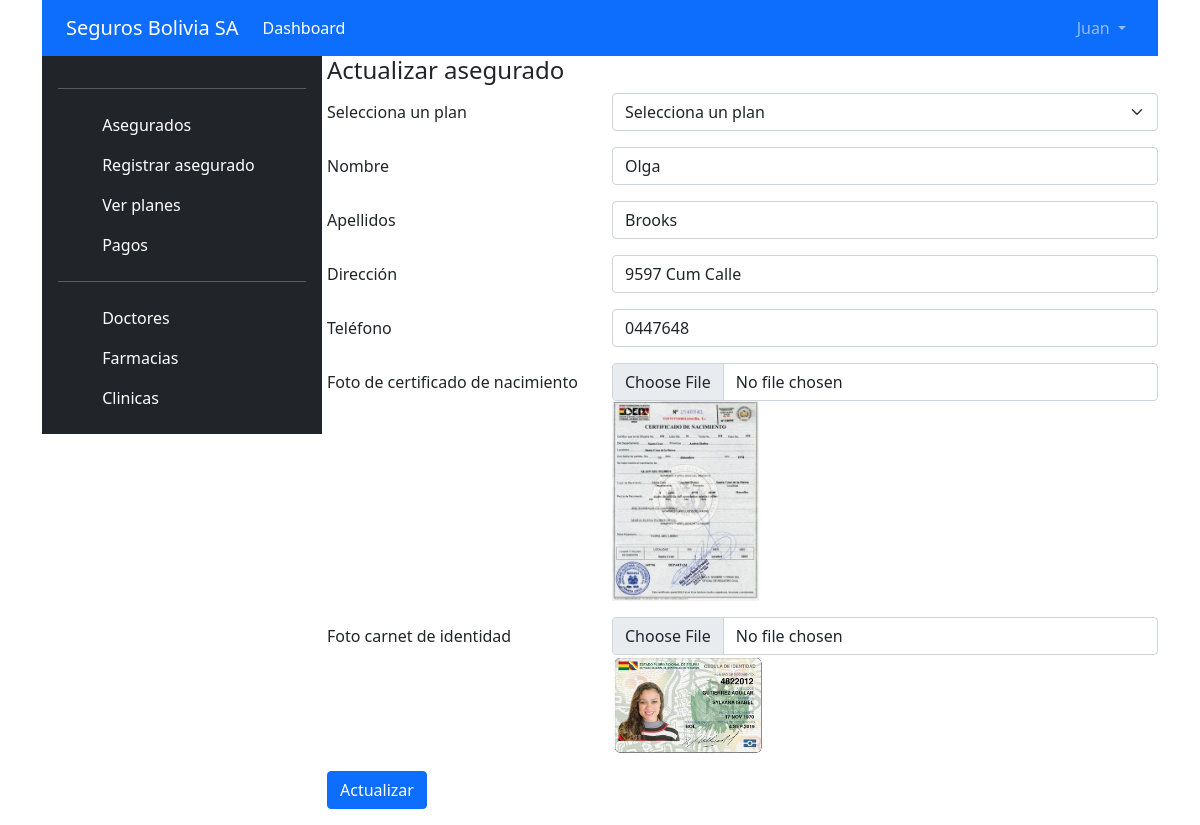
The app's page /asegurados/editar/1 (signed in) with its own data.
### tables this page shows
CREATE TABLE `usuarios` (
  `id` int(11) NOT NULL,
  `nombre` varchar(50) NOT NULL,
  `apellidos` varchar(80) NOT NULL,
  `cargo` varchar(45) NOT NULL,
  `usuario` varchar(50) NOT NULL,
  `password` varchar(70) NOT NULL,
  `rol` varchar(20) NOT NULL,
  `url_imagen` varchar(150) DEFAULT NULL
);

CREATE TABLE `asegurados` (
  `id` int(11) NOT NULL,
  `plan_id` int(11) NOT NULL,
  `nombre` varchar(50) NOT NULL,
  `apellidos` varchar(80) NOT NULL,
  `direccion` varchar(100) NOT NULL,
  `telefono` varchar(15) NOT NULL,
  `foto_certificado_nacimiento` varchar(150) NOT NULL,
  `foto_carnet_identidad` varchar(150) NOT NULL,
  `create_at` date NOT NULL
);

### libs/view.php (called while the page is built, shortened)
<?php
class View
{
    function render($nombre, $data = [])
    {
        $this->d = $data;
        require 'views/' . $nombre . '.php';
    }
}

### controllers/asegurados.php (called while the page is built, shortened)
<?php
require_once "models/aseguradosmodel.php";
require_once "models/userModel.php";
class Asegurados extends SessionController
{
    private $user;
    public function __construct()
    {
        $this->user = $this->getUserSessionData();
    }
    public function editar($parametros)
    {
        $id = $parametros[0];
        $asegurado = new AseguradosModel();
        $planes = new PlanesModel();
        $this->view->render("asegurados/editar", [
            "user" => $this->user,
            "asegurado" => $asegurado->get($id),
            "planes" => $planes->getAll()
        ]);
    }
}

### index.php (called while the page is built, shortened)
<?php
require_once "libs/db.php";
require_once "libs/model.php";
require_once "libs/view.php";
require_once "classes/sessioncontroller.php";
require_once "libs/app.php";
$app = new App();

### models/userModel.php (called while the page is built, shortened)
<?php
class UserModel extends Model implements IModel
{
    private $nombre;
    public function __construct()
    {
        $this->nombre = "";
    }
    public function get($id)
    {
        try {
            $query = $this->prepare("SELECT * FROM usuarios WHERE id = :id");
            return $this;
        } catch (PDOException $e) {
            error_log("User_Model::getId -> Algo anda fallando " . $e);
        }
    }
    public function getNombre()
    {
        return $this->nombre;
    }
    public function setNombre($nombre): self
    {
        $this->nombre = $nombre;
        return $this;
    }
}

### libs/db.php (called while the page is built, shortened)
<?php
class Database
{
    private $host;
    private $db;
    private $user;
    private $password;
    public function __construct()
    {
        $this->host = constant('HOST');
        $this->db = constant('DB');
        $this->user = constant('USER');
        $this->password = constant('PASSWORD');
    }
    function connect()
    {
        try {
            $connection = "mysql:host=" . $this->host . ";dbname=" . $this->db . ";";
            $options = [
                PDO::ATTR_ERRMODE            => PDO::ERRMODE_EXCEPTION,
                PDO::ATTR_EMULATE_PREPARES   => false,
            ];
            $pdo = new PDO($connection, $this->user, $this->password, $options);
            return $pdo;
        } catch (PDOException $e) {
            print_r('Error connection: ' . $e->getMessage());
        }
    }
}

### libs/model.php (called while the page is built, shortened)
<?php
class Model{
    function __construct(){
        $this->db = new Database();
    }
    function prepare($query){
        return $this->db->connect()->prepare($query);
    }
}

### classes/sessioncontroller.php (called while the page is built, shortened)
<?php
require_once "classes/session.php";
require_once "models/userModel.php";
class SessionController extends Controller
{
    private $session;
    private function init()
    {
        $this->session = new Session();
    }
    private function getJSONFileConfig()
    {
        $string = file_get_contents("config/access.json");
        $json = json_decode($string, true);
        return $json;
    }
    function getUserSessionData()
    {
        $id = $this->session->getCurrentUser();
        $this->user = new UserModel();
        $this->user->get($id);
        return $this->user;
    }
}

### classes/session.php (called while the page is built, shortened)
<?php
class Session{
    private $sessionName = 'user';
    public function getCurrentUser(){
        return $_SESSION[$this->sessionName];
    }
}

### models/aseguradosmodel.php (called while the page is built, shortened)
<?php
class AseguradosModel extends Model implements IModel
{
    private $nombre;
    private $apellidos;
    private $direccion;
    private $telefono;
    private $fotoCertificadoNacimiento;
    private $fotoCarnetIdentidad;
    public function get($id)
    {
        try {
            $query = $this->prepare("SELECT * FROM asegurados WHERE id=:id");
            return $this;
        } catch (PDOException $e) {
            error_log("Asegurados_Model::get -> Algo anda fallando " . $e);
            return false;
        }
    }
    public function from1($array)
    {
        $this->nombre = $array["nombre"];
        $this->apellidos = $array["apellidos"];
        $this->direccion = $array["direccion"];
        $this->telefono = $array["telefono"];
        $this->fotoCertificadoNacimiento = $array["foto_certificado_nacimiento"];
        $this->fotoCarnetIdentidad = $array["foto_carnet_identidad"];
    }
    public function getNombre()
    {
        return $this->nombre;
    }
    public function getApellidos()
    {
        return $this->apellidos;
    }
    public function getDireccion()
    {
        return $this->direccion;
    }
    public function getTelefono()
    {
        return $this->telefono;
    }
    public function getFotoCertificadoNacimiento()
    {
        return $this->fotoCertificadoNacimiento;
    }
    public function getFotoCarnetIdentidad()
    {
        return $this->fotoCarnetIdentidad;
    }
}

### views/asegurados/editar.php (the view, shortened to what this page needs)
<?php
$usuario = $this->d["user"];
$asegurado = $this->d["asegurado"];
require_once "views/header.php";
?>
<div class="col-9">
    <h4>Actualizar asegurado</h4>
    <form action="<?php echo constant("URL") ?>asegurados/update" class="needs-validation" method="post" enctype="multipart/form-data" novalidate>
        <div class="row mb-3">
            <label for="nombre" class="col-sm-4 col-form-label">Selecciona un plan</label>
            <div class="col-sm-8">
                <select name="planId" class="form-select" required>
                    <option selected disabled value="">Selecciona un plan</option>
                </select>
            </div>
        </div>
        <div class="row mb-3">
            <label class="col-sm-4 col-form-label" for="nombre">Nombre</label>
            <div class="col-sm-8">
                <input class="form-control" type="text" name="nombre" id="validationCustom01" value="<?php echo $asegurado->getNombre(); ?>" required>
            </div>
        </div>
        <div class="row mb-3">
            <label class="col-sm-4 col-form-label" for="nombre">Apellidos</label>
            <div class="col-sm-8">
                <input class="form-control" type="text" name="apellidos" id="" required value="<?php echo $asegurado->getApellidos(); ?>">
            </div>
        </div>
        <div class="row mb-3">
            <label class="col-sm-4 col-form-label" for="nombre">Dirección</label>
            <div class="col-sm-8">
                <input class="form-control" type="text" name="direccion" id="" required value="<?php echo $asegurado->getDireccion(); ?>">
            </div>
        </div>
        <div class="row mb-3">
            <label class="col-sm-4 col-form-label" for="nombre">Teléfono</label>
            <div class="col-sm-8">
                <input class="form-control" type="tel" pattern="[0-9]{7}" name="telefono" id="" required value="<?php echo $asegurado->getTelefono(); ?>">
            </div>
        </div>
        <div class="row mb-3">
            <label class="col-sm-4 col-form-label" for="nombre">Foto de certificado de nacimiento</label>
            <div class="col-sm-8">
                <input class="form-control" type="file" name="fotoCertificado" id="" required accept="image/*">
                <img src="<?php echo constant("URL") . "public/img/" . $asegurado->getFotoCertificadoNacimiento() ?>" height="200px">
            </div>
        </div>
        <div class="row mb-3">
            <label class="col-sm-4 col-form-label" for="nombre">Foto carnet de identidad</label>
            <div class="col-sm-8">
                <input class="form-control" type="file" name="fotoCarnet" id="" required accept="image/*">
                <img src="<?php echo constant("URL") . "public/img/" . $asegurado->getFotoCarnetIdentidad() ?>" height="100px">
            </div>
        </div>
        <p>
            <input type="submit" class="btn btn-primary" value="Actualizar">
        </p>
    </form>
</div>
</div>
</div>
</body>

### views/header.php (shortened to what this page needs)
<!DOCTYPE html>
<html lang="en">
<head>
    <link href="https://cdn.jsdelivr.net/npm/bootstrap@5.0.0-beta3/dist/css/bootstrap.min.css" rel="stylesheet">
    <link rel="stylesheet" href="https://cdn.jsdelivr.net/npm/bootstrap-icons@1.4.0/font/bootstrap-icons.css">
    <link rel="stylesheet" href="https://cdnjs.cloudflare.com/ajax/libs/lightbox2/2.11.3/css/lightbox.css" />
    <link rel="stylesheet" href="https://code.jquery.com/ui/1.12.0/themes/smoothness/jquery-ui.css" />
</head>
<body>
    <div class="container">
        <div class="row">
            <header>
                <nav class="navbar navbar-expand-lg navbar-dark bg-primary">
                    <div class="container-fluid">
                        <a class="navbar-brand" href="<?php echo constant("URL") ?>">Seguros Bolivia SA</a>
                        <div class="collapse navbar-collapse" id="navbarSupportedContent">
                            <ul class="navbar-nav me-auto mb-2 mb-lg-0">
                                <li class="nav-item">
                                    <a class="nav-link active" aria-current="page" href="<?php echo constant("URL") ?>">Dashboard</a>
                                </li>
                            </ul>
                            <ul class="navbar-nav">
                                <li class="nav-item dropdown">
                                    <a class="nav-link dropdown-toggle" href="#" id="navbarDropdown" role="button" data-bs-toggle="dropdown" aria-expanded="false">
                                        <?php echo $usuario->getNombre(); ?>
                                    </a>
                                </li>
                            </ul>
                        </div>
                    </div>
                </nav>
            </header>
        </div>
        <div class="row">
            <div class="col-3">
                <div class="d-flex flex-column p-3 text-white bg-dark" style="width: 280px;">
                    <hr>
                    <ul class="nav nav-pills flex-column mb-auto">
                        <li>
                            <a href="<?php echo constant("URL") . "dashboard"; ?>" class="nav-link text-white">
                                <svg class="bi me-2" width="16" height="16">
                                    <use xlink:href="#speedometer2" />
                                </svg>
                                Asegurados
                            </a>
                        </li>
                        <li>
                            <a href="<?php echo constant("URL") . "asegurados/create"; ?>" class="nav-link text-white">
                                <svg class="bi me-2" width="16" height="16">
                                    <use xlink:href="#speedometer2" />
                                </svg>
                                Registrar asegurado
                            </a>
                        </li>
                        <li>
                            <a href="<?php echo constant("URL") . "planes"; ?>" class="nav-link text-white">
                                <svg class="bi me-2" width="16" height="16">
                                    <use xlink:href="#table" />
                                </svg>
                                Ver planes
                            </a>
                        </li>
                        <li>
                            <a href="<?php echo constant("URL") . "pagos"; ?>" class="nav-link text-white">
                                <svg class="bi me-2" width="16" height="16">
                                    <use xlink:href="#people-circle" />
                                </svg>
                                Pagos
                            </a>
                        </li>
                        <hr>
                        <li>
                            <a href="#" class="nav-link text-white">
                                <svg class="bi me-2" width="16" height="16">
                                    <use xlink:href="#grid" />
                                </svg>
                                Doctores
                            </a>
                        </li>
                        <li>
                            <a href="#" class="nav-link text-white">
                                <svg class="bi me-2" width="16" height="16">
                                    <use xlink:href="#people-circle" />
                                </svg>
                                Farmacias
                            </a>
                        </li>
                        <li>
                            <a href="#" class="nav-link text-white">
                                <svg class="bi me-2" width="16" height="16">
                                    <use xlink:href="#people-circle" />
                                </svg>
                                Clinicas
                            </a>
                        </li>
                    </ul>
                </div>
            </div>

### records on screen
usuarios: nombre "Juan"
asegurados: nombre "Olga", apellidos "Brooks", direccion "9597 Cum Calle", telefono "0447648", foto_certificado_nacimiento (picture), foto_carnet_identidad (picture)
